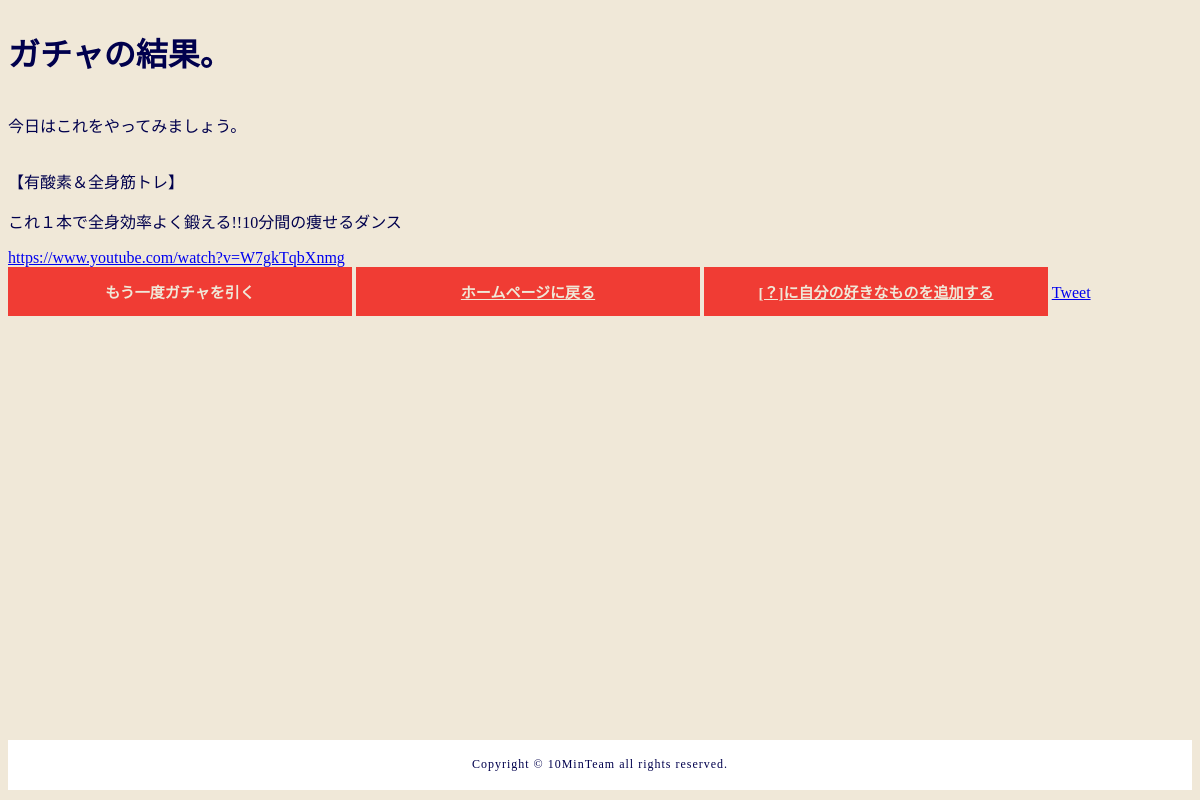
The page /gacha/undow on the database its author committed.
### tables this page shows
CREATE TABLE "koumoku-t" (
	"id"	INTEGER,
	"やること"	TEXT,
	"一言"	TEXT,
	"リンク"	TEXT,
	"yaru-id"	INTEGER,
	PRIMARY KEY("id","yaru-id")
);

### app.py (the view)
@app.route("/gacha/undow")
def undow():
    conn = sqlite3.connect("gacha.db")
    c = conn.cursor()
    c.execute('SELECT "やること", "一言", "リンク" FROM "koumoku-t" WHERE "yaru-id" = 1;')
    gacha = c.fetchall()
    gacha = random.choice(gacha)
    if gacha[0] is not None:
        result = gacha[0]
    else:
        result = ""
    if gacha[1] is not None:
        word = gacha[1]
    else:
        word = ""
    if gacha[2] is not None:
        link = gacha[2]
    else:
        link = ""
    c.close()
    return render_template("gacha.html", result=result, word=word, link=link)

### templates/gacha.html
{% extends 'base.html' %}
{% block content %}
<h1>ガチャの結果。</h1>
<p>今日はこれをやってみましょう。</p>
<div class="button">
    <p>{{result}}</p>
    <p>{{word}}</p>
    <a href="{{link}}" target=”_blank” >{{link}}</a><br>
    <a class="btn" onclick="window.location.reload(true);">もう一度ガチャを引く</a>
    <a href="/" class="btn">ホームページに戻る</a>
    <a href="/adding" class="btn">[？]に自分の好きなものを追加する</a>
    <a href="https://twitter.com/share?ref_src=twsrc%5Etfw" class="twitter-share-button"
    data-text="10分ガチャをやってみました
    {{result}}
    {{word}}
    {{link}}
    ガチャを引きたい方はこちら↓"
    data-show-count="false">Tweet</a><script async src="https://platform.twitter.com/widgets.js" charset="utf-8"></script>
</div>
{% endblock %}

### static/css/pc.css (style rules this page uses)
body { color: #00004d; background-color: #f0e8d8; }
.btn { background: #f03c34; border: 2px solid transparent; color: #f0e8d8; display: inline-block; font-size: 15px; font-weight: bold; max-width: 100%; padding: 12px 20px; text-align: center; width: 300px; }

### static/css/sp.css (style rules this page uses)
body { color: #00004d; background-color: #f0e8d8; }
.btn { background: #f03c34; border: 2px solid transparent; color: #f0e8d8; display: inline-block; font-size: 15px; font-weight: bold; padding: 12px 0px; text-align: center; width: 100%; margin: 0 auto; }

### rows shown on the page
koumoku-t: やること "【有酸素＆全身筋トレ】", 一言 "これ１本で全身効率よく鍛える!!10分間の痩せるダンス", リンク "https://www.youtube.com/watch?v=W7gkTqbXnmg"
